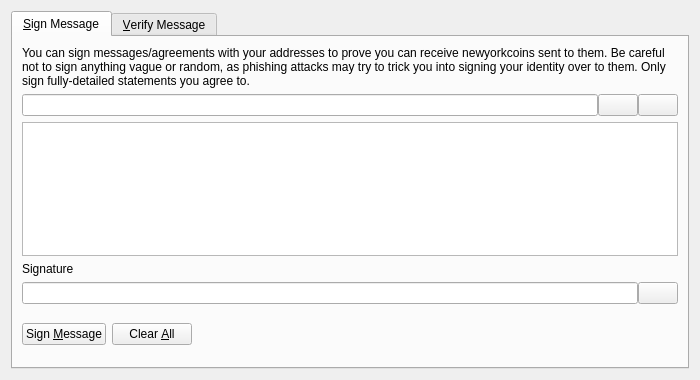
<?xml version="1.0" encoding="UTF-8"?>
<ui version="4.0">
 <class>SignVerifyMessageDialog</class>
 <widget class="QDialog" name="SignVerifyMessageDialog">
  <property name="geometry">
   <rect>
    <x>0</x>
    <y>0</y>
    <width>700</width>
    <height>380</height>
   </rect>
  </property>
  <property name="windowTitle">
   <string>Signatures - Sign / Verify a Message</string>
  </property>
  <property name="modal">
   <bool>true</bool>
  </property>
  <layout class="QVBoxLayout" name="verticalLayout">
   <item>
    <widget class="QTabWidget" name="tabWidget">
     <property name="currentIndex">
      <number>0</number>
     </property>
     <widget class="QWidget" name="tabSignMessage">
      <attribute name="title">
       <string>&amp;Sign Message</string>
      </attribute>
      <layout class="QVBoxLayout" name="verticalLayout_SM">
       <item>
        <widget class="QLabel" name="infoLabel_SM">
         <property name="text">
          <string>You can sign messages/agreements with your addresses to prove you can receive newyorkcoins sent to them. Be careful not to sign anything vague or random, as phishing attacks may try to trick you into signing your identity over to them. Only sign fully-detailed statements you agree to.</string>
         </property>
         <property name="textFormat">
          <enum>Qt::PlainText</enum>
         </property>
         <property name="wordWrap">
          <bool>true</bool>
         </property>
        </widget>
       </item>
       <item>
        <layout class="QHBoxLayout" name="horizontalLayout_1_SM">
         <property name="spacing">
          <number>0</number>
         </property>
         <item>
          <widget class="QValidatedLineEdit" name="addressIn_SM">
           <property name="toolTip">
            <string>The NewYorkCoin address to sign the message with</string>
           </property>
          </widget>
         </item>
         <item>
          <widget class="QPushButton" name="addressBookButton_SM">
           <property name="toolTip">
            <string>Choose previously used address</string>
           </property>
           <property name="text">
            <string/>
           </property>
           <property name="icon">
            <iconset resource="../bitcoin.qrc">
             <normaloff>:/icons/address-book</normaloff>:/icons/address-book</iconset>
           </property>
           <property name="shortcut">
            <string>Alt+A</string>
           </property>
           <property name="autoDefault">
            <bool>false</bool>
           </property>
          </widget>
         </item>
         <item>
          <widget class="QPushButton" name="pasteButton_SM">
           <property name="toolTip">
            <string>Paste address from clipboard</string>
           </property>
           <property name="text">
            <string/>
           </property>
           <property name="icon">
            <iconset resource="../bitcoin.qrc">
             <normaloff>:/icons/editpaste</normaloff>:/icons/editpaste</iconset>
           </property>
           <property name="shortcut">
            <string>Alt+P</string>
           </property>
           <property name="autoDefault">
            <bool>false</bool>
           </property>
          </widget>
         </item>
        </layout>
       </item>
       <item>
        <widget class="QPlainTextEdit" name="messageIn_SM">
         <property name="toolTip">
          <string>Enter the message you want to sign here</string>
         </property>
        </widget>
       </item>
       <item>
        <widget class="QLabel" name="signatureLabel_SM">
         <property name="text">
          <string>Signature</string>
         </property>
         <property name="textFormat">
          <enum>Qt::PlainText</enum>
         </property>
        </widget>
       </item>
       <item>
        <layout class="QHBoxLayout" name="horizontalLayout_2_SM">
         <property name="spacing">
          <number>0</number>
         </property>
         <item>
          <widget class="QLineEdit" name="signatureOut_SM">
           <property name="font">
            <font>
             <italic>true</italic>
            </font>
           </property>
           <property name="readOnly">
            <bool>true</bool>
           </property>
          </widget>
         </item>
         <item>
          <widget class="QPushButton" name="copySignatureButton_SM">
           <property name="toolTip">
            <string>Copy the current signature to the system clipboard</string>
           </property>
           <property name="text">
            <string/>
           </property>
           <property name="icon">
            <iconset resource="../bitcoin.qrc">
             <normaloff>:/icons/editcopy</normaloff>:/icons/editcopy</iconset>
           </property>
           <property name="autoDefault">
            <bool>false</bool>
           </property>
          </widget>
         </item>
        </layout>
       </item>
       <item>
        <layout class="QHBoxLayout" name="horizontalLayout_3_SM">
         <item>
          <widget class="QPushButton" name="signMessageButton_SM">
           <property name="toolTip">
            <string>Sign the message to prove you own this NewYorkCoin address</string>
           </property>
           <property name="text">
            <string>Sign &amp;Message</string>
           </property>
           <property name="icon">
            <iconset resource="../bitcoin.qrc">
             <normaloff>:/icons/edit</normaloff>:/icons/edit</iconset>
           </property>
           <property name="autoDefault">
            <bool>false</bool>
           </property>
          </widget>
         </item>
         <item>
          <widget class="QPushButton" name="clearButton_SM">
           <property name="toolTip">
            <string>Reset all sign message fields</string>
           </property>
           <property name="text">
            <string>Clear &amp;All</string>
           </property>
           <property name="icon">
            <iconset resource="../bitcoin.qrc">
             <normaloff>:/icons/remove</normaloff>:/icons/remove</iconset>
           </property>
           <property name="autoDefault">
            <bool>false</bool>
           </property>
          </widget>
         </item>
         <item>
          <spacer name="horizontalSpacer_1_SM">
           <property name="orientation">
            <enum>Qt::Horizontal</enum>
           </property>
           <property name="sizeHint" stdset="0">
            <size>
             <width>40</width>
             <height>48</height>
            </size>
           </property>
          </spacer>
         </item>
         <item>
          <widget class="QLabel" name="statusLabel_SM">
           <property name="font">
            <font>
             <weight>75</weight>
             <bold>true</bold>
            </font>
           </property>
           <property name="text">
            <string/>
           </property>
           <property name="wordWrap">
            <bool>true</bool>
           </property>
          </widget>
         </item>
         <item>
          <spacer name="horizontalSpacer_2_SM">
           <property name="orientation">
            <enum>Qt::Horizontal</enum>
           </property>
           <property name="sizeHint" stdset="0">
            <size>
             <width>40</width>
             <height>48</height>
            </size>
           </property>
          </spacer>
         </item>
        </layout>
       </item>
      </layout>
     </widget>
     <widget class="QWidget" name="tabVerifyMessage">
      <attribute name="title">
       <string>&amp;Verify Message</string>
      </attribute>
      <layout class="QVBoxLayout" name="verticalLayout_VM">
       <item>
        <widget class="QLabel" name="infoLabel_VM">
         <property name="text">
          <string>Enter the receiver's address, message (ensure you copy line breaks, spaces, tabs, etc. exactly) and signature below to verify the message. Be careful not to read more into the signature than what is in the signed message itself, to avoid being tricked by a man-in-the-middle attack. Note that this only proves the signing party receives with the address, it cannot prove sendership of any transaction!</string>
         </property>
         <property name="textFormat">
          <enum>Qt::PlainText</enum>
         </property>
         <property name="alignment">
          <set>Qt::AlignLeading|Qt::AlignLeft|Qt::AlignTop</set>
         </property>
         <property name="wordWrap">
          <bool>true</bool>
         </property>
        </widget>
       </item>
       <item>
        <layout class="QHBoxLayout" name="horizontalLayout_1_VM">
         <property name="spacing">
          <number>0</number>
         </property>
         <item>
          <widget class="QValidatedLineEdit" name="addressIn_VM">
           <property name="toolTip">
            <string>The NewYorkCoin address the message was signed with</string>
           </property>
          </widget>
         </item>
         <item>
          <widget class="QPushButton" name="addressBookButton_VM">
           <property name="toolTip">
            <string>Choose previously used address</string>
           </property>
           <property name="text">
            <string/>
           </property>
           <property name="icon">
            <iconset resource="../bitcoin.qrc">
             <normaloff>:/icons/address-book</normaloff>:/icons/address-book</iconset>
           </property>
           <property name="shortcut">
            <string>Alt+A</string>
           </property>
           <property name="autoDefault">
            <bool>false</bool>
           </property>
          </widget>
         </item>
        </layout>
       </item>
       <item>
        <widget class="QPlainTextEdit" name="messageIn_VM"/>
       </item>
       <item>
        <widget class="QValidatedLineEdit" name="signatureIn_VM"/>
       </item>
       <item>
        <layout class="QHBoxLayout" name="horizontalLayout_2_VM">
         <item>
          <widget class="QPushButton" name="verifyMessageButton_VM">
           <property name="toolTip">
            <string>Verify the message to ensure it was signed with the specified NewYorkCoin address</string>
           </property>
           <property name="text">
            <string>Verify &amp;Message</string>
           </property>
           <property name="icon">
            <iconset resource="../bitcoin.qrc">
             <normaloff>:/icons/transaction_0</normaloff>:/icons/transaction_0</iconset>
           </property>
           <property name="autoDefault">
            <bool>false</bool>
           </property>
          </widget>
         </item>
         <item>
          <widget class="QPushButton" name="clearButton_VM">
           <property name="toolTip">
            <string>Reset all verify message fields</string>
           </property>
           <property name="text">
            <string>Clear &amp;All</string>
           </property>
           <property name="icon">
            <iconset resource="../bitcoin.qrc">
             <normaloff>:/icons/remove</normaloff>:/icons/remove</iconset>
           </property>
           <property name="autoDefault">
            <bool>false</bool>
           </property>
          </widget>
         </item>
         <item>
          <spacer name="horizontalSpacer_1_VM">
           <property name="orientation">
            <enum>Qt::Horizontal</enum>
           </property>
           <property name="sizeHint" stdset="0">
            <size>
             <width>40</width>
             <height>48</height>
            </size>
           </property>
          </spacer>
         </item>
         <item>
          <widget class="QLabel" name="statusLabel_VM">
           <property name="font">
            <font>
             <weight>75</weight>
             <bold>true</bold>
            </font>
           </property>
           <property name="text">
            <string/>
           </property>
           <property name="wordWrap">
            <bool>true</bool>
           </property>
          </widget>
         </item>
         <item>
          <spacer name="horizontalSpacer_2_VM">
           <property name="orientation">
            <enum>Qt::Horizontal</enum>
           </property>
           <property name="sizeHint" stdset="0">
            <size>
             <width>40</width>
             <height>48</height>
            </size>
           </property>
          </spacer>
         </item>
        </layout>
       </item>
      </layout>
     </widget>
    </widget>
   </item>
  </layout>
 </widget>
 <customwidgets>
  <customwidget>
   <class>QValidatedLineEdit</class>
   <extends>QLineEdit</extends>
   <header>qvalidatedlineedit.h</header>
  </customwidget>
 </customwidgets>
 <resources>
  <include location="../bitcoin.qrc"/>
 </resources>
 <connections/>
</ui>
